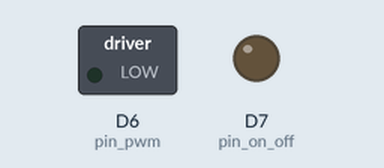
A sketch run on a simulated ESP8266 (Wemos D1 mini). Shown: switched loads named in the sketch (green lamp = pin HIGH), output pins drawn as LEDs (lit = HIGH). WiFi joins after 1.5 s; servers stay silent unless stated; random numbers use the default seed unless the sketch sets one.

Above: at 1.9 s.
At 3.0 s:
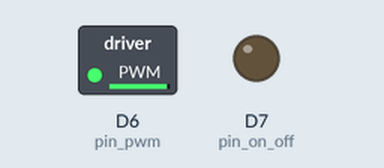
At 18.6 s:
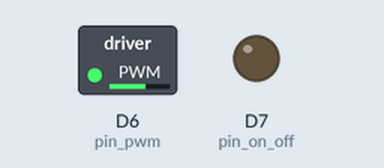
At 31.6 s:
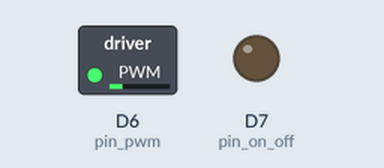
Timing chart, 0 to 40.0 s (numbered marks = the images above):
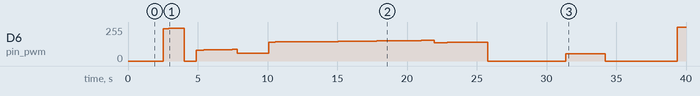

Measured:
- by itself, D6 (pin_pwm): 0/255 → 243/255 at 2.5 s, → 244/255 0.40 s later, → 0/255 1.1 s later, → 82/255 0.89 s later, … (36 changes in this stretch)

The sketch:

ARCHIMEDE_WiFi_Wemos_D1_simulatore.ino.ino
```cpp
// ARCHIMEDE WiFi Wemos D1 simulatore Ver. 0.1 del 7/1/2018
// Video YouTube HARDWARE: https://youtu.be/gsHxTfW92mU
// Video funzionamento: in preparazione
/*************************************************************
    Occorre caricare nello smartphone l'APP Blynk
    Scheda: Wemos D1 r2 o Wemos D1 (Retired)
    Downloads, docs, tutorials: http://www.blynk.cc
    Sketch generator:           http://examples.blynk.cc
    Blynk community:            http://community.blynk.cc
    Follow us:                  http://www.fb.com/blynkapp
                                http://twitter.com/blynk_app
    Vedi anche: http://www.maffucci.it/tag/wemos-d1-mini/
    Vedi anche: http://www.mauroalfieri.it/elettronica/blynk-app-setting.html
*/
// 1) SI PUO' UTILIZZARE LA SCHEDA WEMOS D1 r1 (Retired) OPPURE LA WEMOS D1 r2, OCCORRE PERO' MODIFICARE I PIN DI ALLACCIO COME INDICATO:
// 2) SI PUO' UTILIZZARE QUESTO SOFTWARE IN VERSIONE SIMULATORE PER CONTROLLARE IL CORRETTO FUNZIONAMENTO DELLE USCITE PWM AL VARIARE DI PRODUZIONE E CONSUMI:
// 3) PER AVERE LE USCITE PWM A 5 VOLT OCCORRE INSERIRE SULLA MILLEFORI IL SEMPLICE CIRCUITO ILLUSTRATO NEL VIDEO YOUTUBE (1 BC 237 + 3 RESISTENZE):
// 4) L'USCITA ON/OFF NON E' FRAZIONABILE, E' PRIORITARIA E VIENE USATA PER CARICHI QUALI POMPE DI CALORE E UTENZE A MOTORE;
// 5) L'USCITA PWM (PER CARICHI RESISTIVI)CONSENTE DI FRAZIONARE LA POTENZA, CONSENTE CIOE' DI UTILIZZARE QUALUNQUE WATT DI SURPLUS INSISTE DI MOMENTO IN MOMENTO:
// 6) SULLE USCITE COLLOCARE IN PROVA 2 LED DI CONTROLLO, OPPURE 2 RELE' A STATO SOLIDO CHE HANNO UN LED INCORPORATO (SI ILLUMINA QUANDO E' ATTIVATO).
// 7) IPOTESI DI SIMULAZIONE: PRODUZIONE CON ANDAMENTO LINEARE; CONSUMI_CASA FISSI + VARIABILI + CARICO_ON_OFF + CARICO_PWM:
// 8) VIENE VISUALIZZATO ANCHE IL SURPLUS; QUANDO E' NEGATIVO SIGNIFICA CHE STIAMO PRELEVANDO ENERGIA DALLA RETE:
// 9) QUANDO IL DATO DI SURPLUS E' VICINO ALLO ZERO SIGNIFICA CHE STIAMO UTILIZZANDO IL SURPLUS CON UNO O ENTRAMBI I CARICHI:
// 10) CON SURPLUS POSITIVO SIGNIFICA CHE PUR AVENDO ATTIVATI I CARICHI(AL 100%), RIMANE ALTRA ENERGIA CHE VIENE IMMESSA IN RETE:
// 12) IL PWM SI DEVE ADATTARE IMMEDIATAMENTE ALLE VARIAZIONI DEL SURPLUS E POSIZIONARSI NELLA ZONA CENTRALE:
// 13) CON CARICHI ATTIVATI (RELE' ACCESI) NON SI DEVE AVERE PRELòIEVI DA RETE, CIOE' SURPLUS NEGATIVO:
// 14) SE LA GESTION DEL PWM E' EFFICACE DEVE DARE IL PAREGGIO DI PRODUZIONE E CONSUMI. OVVIAMENTE SE "LAVORA" ALL'INTERNO DEL RANGE.

#define BLYNK_PRINT Serial
#include <ESP8266WiFi.h>
#include <BlynkSimpleEsp8266.h>
//
// Inserire la  "Auth Token" fornita nella Blynk App:
char auth[] = "fc099d3f40f969652052ac3644e7a53a";
//
// inserire i dati del modem:
const char* ssid = "TIM-19039013";                             // sostituire con i dati del proprio router/modem:
const char* password = "PcoGvIDWgEViTgpBEOvX1wh1";             // sostituire con la password del proprio router/modem:
//
int pinV1valore = 0;
int pinV2valore = 0;
int pinV3valore = 0;
int pinV4valore = 0;
//
// int pin_consumi = D3;         // valido per WEMOS D1 R1 - GPIO5:
// int pin_produzione = D4;      // valido per WEMOS D1 R1 - GPIO4:
int pin_consumi = D2;         // valido per WEMOS D1 R2 - GPIO04:
int pin_produzione = D5;      // valido per WEMOS D1 R2 - GPIO14:
//
// int pin_on_off = D11;         // valido per WEMOS D1 R1 - GPIO13:
// int pin_pwm = D12;      // valido per WEMOS D1 R1 - GPIO12:
int pin_on_off = D7;         // valido per WEMOS D1 R2 - GPIO13:
int pin_pwm = D6;      // valido per WEMOS D1 R2 - GPIO12:
//
//
int potenza_watt_consumi = 0;
int potenza_watt_produzione = 1000;
//int buttonState_consumi = 0;
//int buttonState_produzione = 0;
int ciclopwm1 = 0;
int ciclopwm2 = 0;
int aumento = 0;
unsigned long timer_rele_nuovo = 0;
unsigned long timer_rele_vecchio = 0;
int rele_on_off = 0;          // è uguale a LOW:
unsigned long tempo_adesso = 0;
int conta = 0;
int modifica_rilevazioni = 0;
int random_produzione = 0;
int random_consumi = 0;
int variazione_produzione = + 3;
int watt_consumi_fissi = 50;
int watt_consumi_variabili = 0;
int watt_consumi_ON_OFF = 700;    // POMPA DI CALORE
int watt_consumi_PWM = 1000;      // BOILER
int carico_on_off = 0;
int carico_pwm = 0;
int surplus = 0;
//
BlynkTimer timer;
//
void myTimerEvent()
//
{
  //
  Blynk.virtualWrite(V1, pinV1valore);    // produzione:
  Blynk.virtualWrite(V2, pinV2valore);    // consumi:
  Blynk.virtualWrite(V3, pinV3valore);    // conta:
  Blynk.virtualWrite(V4, pinV4valore);    // surplus:
}
//
void setup()
{
  // Debug console
  Serial.begin(9600);
  //
  Blynk.begin(auth, ssid, password);
  timer.setInterval(1000L, myTimerEvent);
  //
  // pinMode(D11, OUTPUT);   // valido per D1 r1 - GPIO13:
  // pinMode(D12, OUTPUT);   // valido per D1 r1 - GPIO12:
  pinMode(D7, OUTPUT);   // valido per D1 r2 - GPIO13 - PIEDINO 10:
  pinMode(D6, OUTPUT);   // valido per D1 r2 - GPIO12 - PIEDINO 9:
  // pinMode(D3, INPUT);   // valido per D1 r1 - GPIO5:
  // pinMode(D4, INPUT);   // valido per D1 r1 - GPIO4:
  pinMode(D5, INPUT);   // valido per D1 r2 - GPIO14 - PIEDINO 8:
  pinMode(D2, INPUT);   // valido per D1 r2 - GPIO4 . PIEDINO 5:
}
void loop()
{
  delay(6);         // serve per rallentare il ciclo:
  Blynk.run();
  timer.run(); // Initiates BlynkTimer
  //
  // si ipotizza che la produzione abbia un andamento lineare:
  random_produzione = random(1, 100);
  if (random_produzione == 33)
  {
    if (potenza_watt_produzione > 3000) variazione_produzione = -3;
    if (potenza_watt_produzione < 0) variazione_produzione = +3;
    potenza_watt_produzione = potenza_watt_produzione + variazione_produzione;
    modifica_rilevazioni = 1;
  }
  // si ipotizza che i consumi abbiano sbalzi significativi:
  // il consumo totale è dato dalla somma di consumi fissi + consumi variabili + consumi on_off e consumi pwm:
  random_consumi = random(1, 500);
  if (random_consumi == 25)
  {
    delay(50);    // voglòiamo che le variazioni dei consumi abbiano una certa durata:
    watt_consumi_variabili = random(0,2000);
    if (watt_consumi_variabili > 1000) delay (50);
    potenza_watt_consumi =  watt_consumi_fissi + watt_consumi_variabili + watt_consumi_ON_OFF + watt_consumi_PWM;
    if (potenza_watt_consumi > 2500) potenza_watt_consumi = 2500;
    modifica_rilevazioni = 1;
  }
  //
  // *********** fine righe simulatore *******************************************************************
  conta = conta + 10;
  if (conta > 10100) conta = 0;
  //
  tempo_adesso = millis();
  //
  // attivazione relè a stato solido con priorita rele ON OFF ***********POMPA DI CALORE********************************************
  // if (tempo_adesso > timer_rele_vecchio + 300000)     // sono passati 5 minuti:
  if (tempo_adesso > timer_rele_vecchio + 3000)     // sono passati 3 secondi (solo per prove tecniche):
  {
    timer_rele_vecchio = tempo_adesso;
    if (rele_on_off == 0 && potenza_watt_produzione > potenza_watt_consumi + 300)     // il relè ON-OFF si attiva solo quando c'è un surplus di 700 watt:
    {
      rele_on_off = 1;     // HIGH:
      analogWrite(pin_on_off, 1023);     // valido per entrambe le versioni:
    }
    if (potenza_watt_produzione < potenza_watt_consumi)      // mette il rele off:
    {
      rele_on_off = 0;    //LOW:
      analogWrite(pin_on_off, 0);     // valido per entrambe le versioni:
    }
  }
  //
  // attivazione relè a stato solido gestito PWM, cioè con carichi frazionali***BOILER*******************************************:
  // occorre modificare il duty_cycle ogni volta che arriva un impulso da uno dei due contatori digitali:
  if (modifica_rilevazioni == 1)
  {
    if (rele_on_off == 1) carico_on_off = watt_consumi_ON_OFF;
    if (rele_on_off == 0) carico_on_off = 0;
    carico_pwm = watt_consumi_PWM * ciclopwm1 / 1024;
    potenza_watt_consumi = watt_consumi_fissi + watt_consumi_variabili + carico_on_off + carico_pwm;
    surplus = potenza_watt_produzione - potenza_watt_consumi;
    delay(50);
    if (surplus > 0)        // significa che c'è un surplus:
    {
      aumento = (potenza_watt_produzione - potenza_watt_consumi) * 1024 / watt_consumi_PWM;
      ciclopwm1 = ciclopwm1 + aumento;
    }
    else
    {
      aumento = (potenza_watt_consumi - potenza_watt_produzione) * 1024 / watt_consumi_PWM;
      ciclopwm1 = ciclopwm1 - aumento;
    }
    if (ciclopwm1 > 1023) ciclopwm1 = 1023;
    if (ciclopwm1 < 0) ciclopwm1 = 0;
    analogWrite(pin_pwm, ciclopwm1);     // valido per entrambe le versioni:
    modifica_rilevazioni = 0;
  }
  //
  // fine attivazione uscita PWM per relè a stato solido *************************************************************************:
  //
  pinV1valore = potenza_watt_produzione;    // indica i watt di produzione istantanea:
  pinV2valore = potenza_watt_consumi;       // indica i consumi complessivi, compreso quindi anche i carichi per autoconsumo:
  //
  // pinV3valore = conta / 10;
  pinV3valore = ciclopwm1;     // indica l'utilizzo del carico PWM, in quota:
  pinV4valore = surplus;       // indica i prelievi da rete, se negativo, oppure le immissioni in rete se positivo:
  //
  //
}
//FINE ARCHIMEDE WEMOS D1 autoconsumo
```
